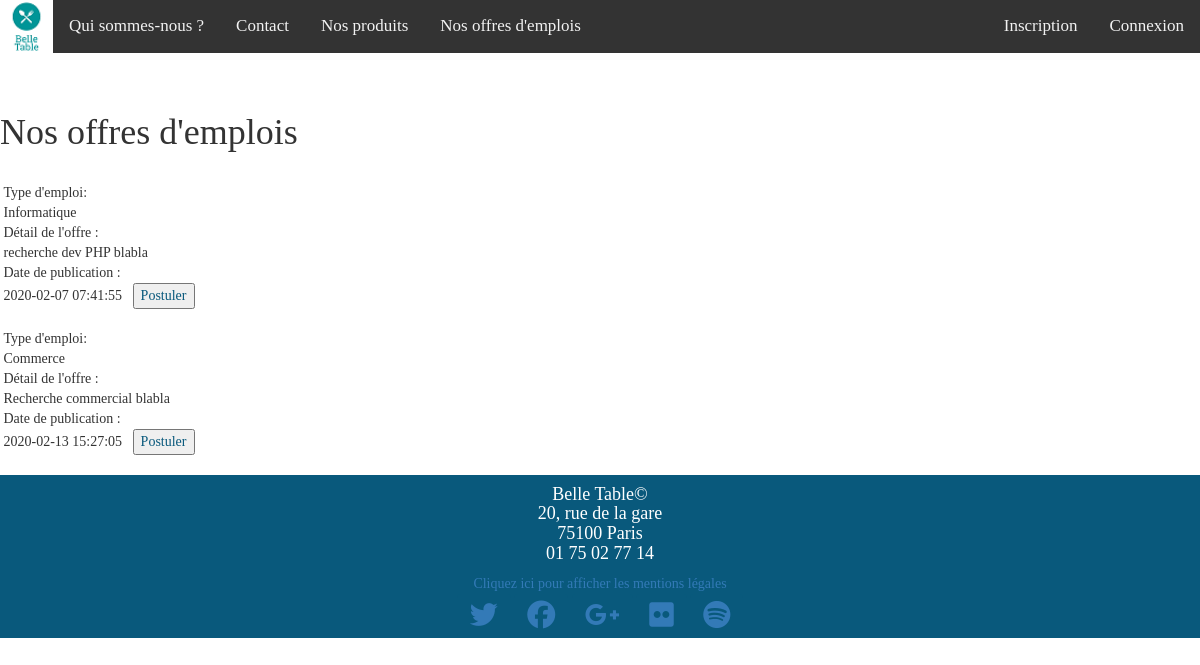
Screenshot of /offresemploi.php with the database file from the repository.
### tables this page shows
CREATE TABLE IF NOT EXISTS `jobs` (
  `ido` int(11) NOT NULL AUTO_INCREMENT,
  `intitule` text NOT NULL,
  `description` varchar(3000) DEFAULT NULL,
  `datepub` datetime NOT NULL,
  `categorie` text NOT NULL,
  PRIMARY KEY (`ido`)
);

### offresemploi.php (the view, shortened to what this page needs)
<?php
  $id = mysqli_connect("localhost","root","","belletable");
	$req = "select * from jobs";
	$res = mysqli_query($id, $req);
?>
<!DOCTYPE html>
<html>
	<head>
		<link href="https://maxcdn.bootstrapcdn.com/bootstrap/3.3.1/css/bootstrap.min.css" rel="stylesheet">
    	<link href="https://maxcdn.bootstrapcdn.com/font-awesome/4.3.0/css/font-awesome.min.css" rel="stylesheet">
    	<link rel="stylesheet" href="assets/Stylesheets/style.css"/>
	</head>
	<header>
        <center>
          <?php include_once("header.php"); ?>
  		</center>
  	</header>
  	<br>
	&nbsp&nbsp<h1>Nos offres d'emplois</h1>
	<br>
	<?php
		while ($ligne = mysqli_fetch_assoc($res))
		{
			echo "&nbspType d'emploi:<br>&nbsp".$ligne["categorie"].
			"<br>&nbspDétail de l'offre :<br>&nbsp".$ligne["intitule"].
			"<br>&nbspDate de publication :<br>&nbsp".$ligne["datepub"].
			"&nbsp&nbsp <a href='qcm.php?id=".$ligne["ido"]."'><input type='button' class='boutoffre' name='postuler' value='Postuler'></a><br><br>";
		}
	?>
    <footer>
      <div class="container-fluid reseau">
        <h4 class="adresse">Belle Table©
            <br>20, rue de la gare <br>
        75100 Paris  <br>
        01 75 02 77 14</h4>
        <a href="legal.php">Cliquez ici pour afficher les mentions légales</a>
        <div>
          <a class="btn reseau" href="#"><i class="fa fa-twitter fa-2x"></i></a>
          <a class="btn reseau" href="#"><i class="fa fa-facebook fa-2x"></i></a>
          <a class="btn reseau" href="#"><i class="fa fa-google-plus fa-2x"></i></a>
          <a class="btn reseau" href="#"><i class="fa fa-flickr fa-2x"></i></a>
          <a class="btn reseau" href="#"><i class="fa fa-spotify fa-2x"></i></a>
        </div>
      </div>
    </footer>
</html>

### assets/Stylesheets/style.css (style rules this page uses)
body { background-color: white; -webkit-background-size: cover; -moz-background-size: cover; background-size: cover; -o-background-size: cover; font-family: 'TechnaSansRegular'; }
a { color: white; }
.boutoffre { color: #09597C }
footer { text-align: center; }
.reseau { background-color: #09597C; }
.btn { border-radius: 50%; }
.fa-2x { font-size: 1.2em; }
@media (min-width: 768px) { .fa-2x { font-size: 2em; } }
.adresse { color: white; }

### assets/Stylesheets/styleHeader.css (style rules this page uses)
body { margin: 0; font-family: 'TechnaSansRegular'; }

### rows the page displays
jobs: categorie "Informatique", intitule "recherche dev PHP blabla", datepub "2020-02-07 07:41:55"
jobs: categorie "Commerce", intitule "Recherche commercial blabla", datepub "2020-02-13 15:27:05"
